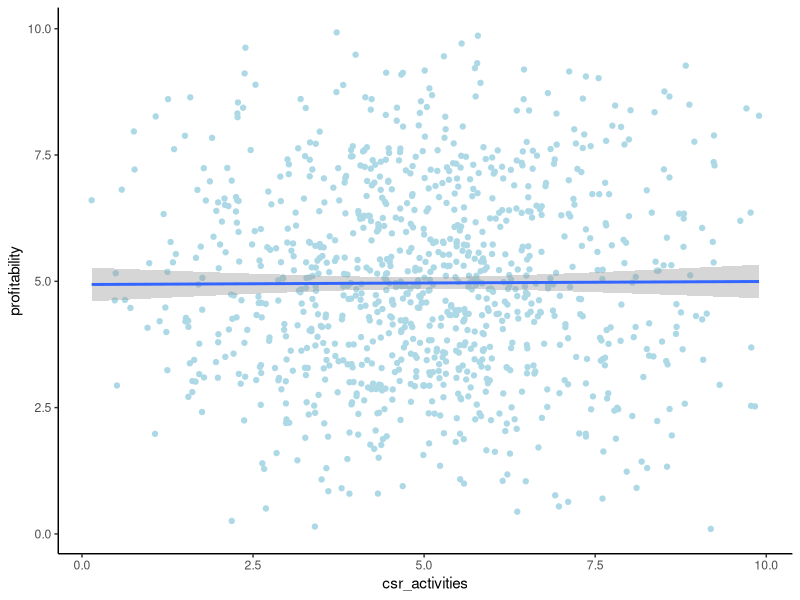
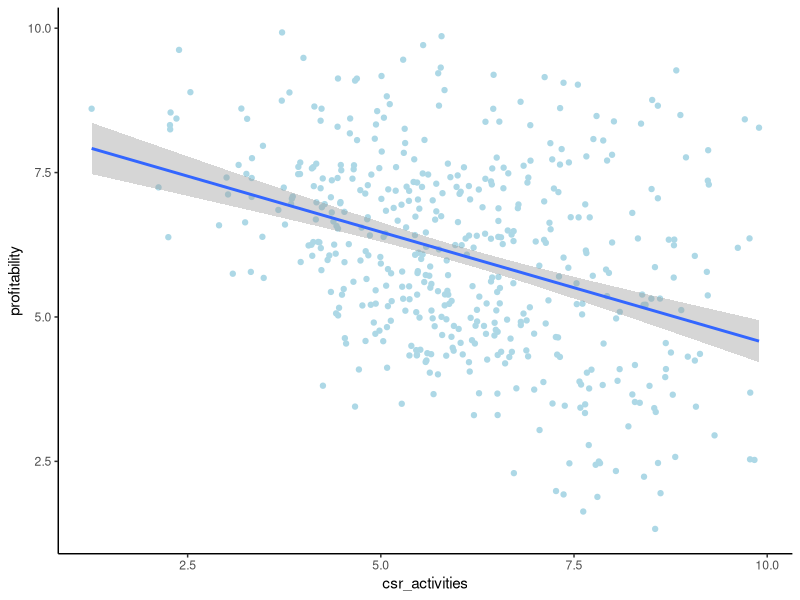
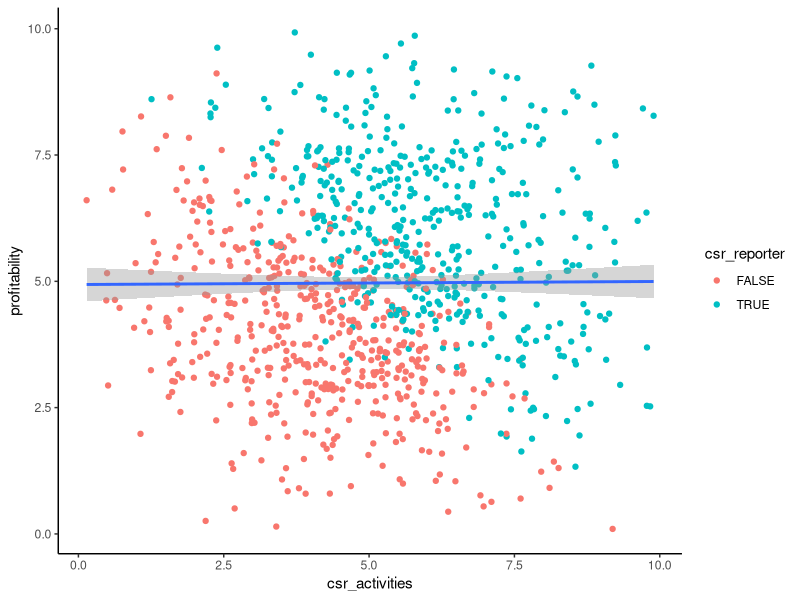

Write the R code that produced these figures, in order.
# VHB QEAR 20 - Joachim Gassen
###

# This is a small simulation to show the effect of self-selections introducing
# an implicit collider variable on which you (have to) condition your 
# analysis

library(tidyverse)
library(truncnorm)

smp_size <- 1000

smp <- tibble(
  csr_activities = rtruncnorm(smp_size, 0, 10, 5, 2),
  profitability = rtruncnorm(smp_size, 0, 10, 5, 2),
  csr_reporter = csr_activities + profitability + rnorm(smp_size) > 10
)

ggplot(smp, aes(x = csr_activities, y = profitability)) + 
  geom_point(color = "lightblue") +
  geom_smooth(method = "lm") +
  theme_classic()

ggplot(smp %>% filter(csr_reporter), aes(x = csr_activities, y = profitability)) + 
  geom_point(color = "lightblue") +
  geom_smooth(method = "lm") +
  theme_classic()

ggplot(smp, aes(x = csr_activities, y = profitability)) + 
  geom_point(aes(color = csr_reporter)) +
  geom_smooth(method = "lm") +
  theme_classic()

summary(lm(profitability ~ csr_activities, smp))

summary(lm(profitability ~ csr_activities, smp %>% filter(csr_reporter)))

summary(lm(profitability ~ csr_activities + csr_reporter, smp))

summary(lm(profitability ~ csr_activities*csr_reporter, smp))
